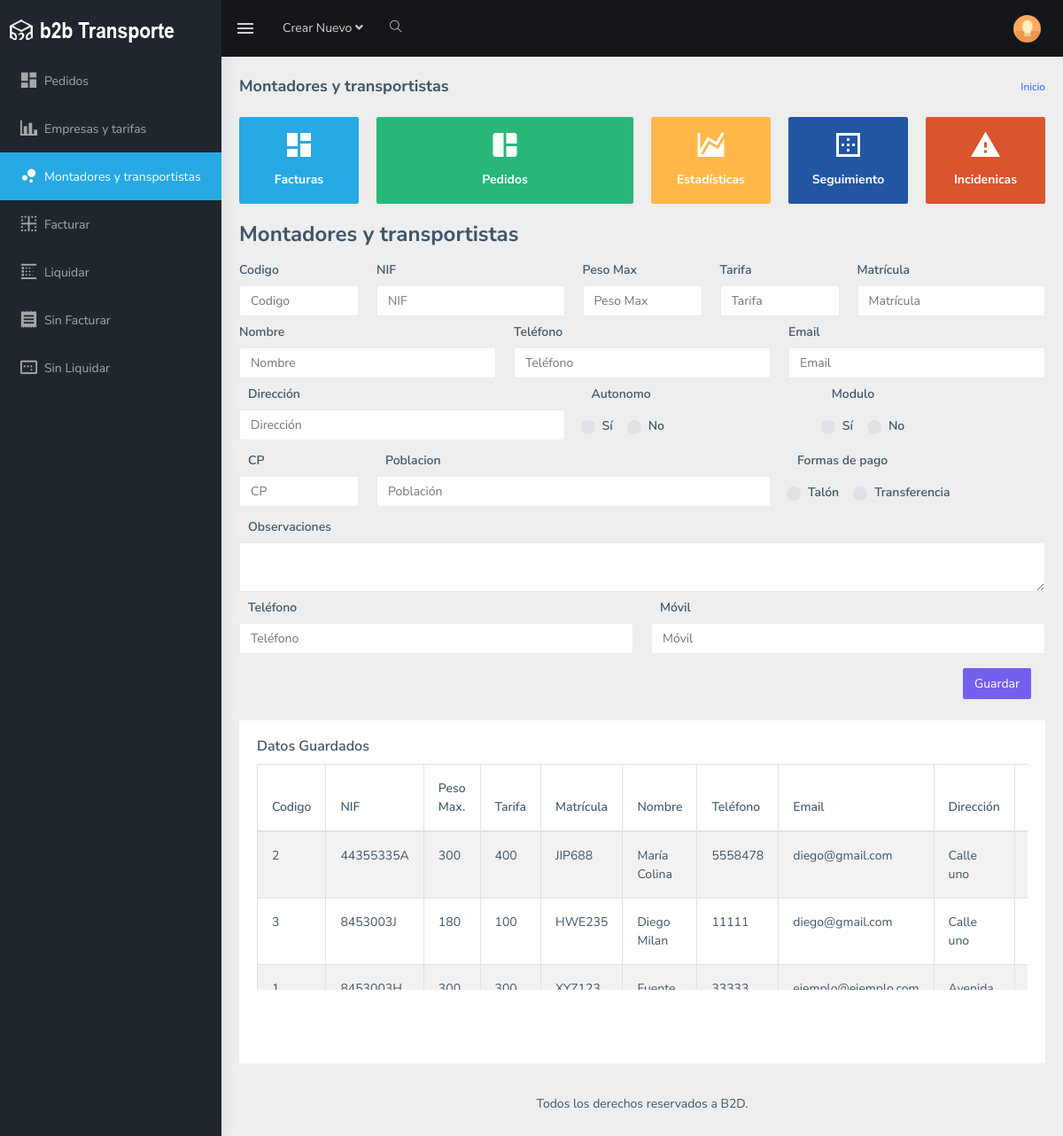
/transportistas.php, run on the app's committed database.
### tables this page shows
CREATE TABLE IF NOT EXISTS `transporte` (
  `id` int(11) NOT NULL AUTO_INCREMENT,
  `codigo` int(255) NOT NULL,
  `nif` varchar(14) NOT NULL,
  `pesomax` int(20) NOT NULL,
  `tarifa` int(20) NOT NULL,
  `matricula` varchar(10) NOT NULL,
  `nombre` varchar(40) NOT NULL,
  `telefono1` int(255) NOT NULL,
  `email` varchar(70) NOT NULL,
  `direccion` varchar(100) NOT NULL,
  `autonomo` char(2) NOT NULL,
  `modulo` char(2) NOT NULL,
  `cp` int(255) NOT NULL,
  `poblacion` varchar(255) NOT NULL,
  `formapago` varchar(14) NOT NULL,
  `observaciones` varchar(255) NOT NULL,
  `telefono2` int(255) NOT NULL,
  `movil` int(255) NOT NULL,
  PRIMARY KEY (`id`)
);

### transportistas.php (the view, shortened to what the rows shown need)
<?php
include_once 'conexion.php';
$sql_leer = 'SELECT * FROM transporte';
$gsent= $pdo->prepare($sql_leer);
$gsent->execute();
$resultado = $gsent ->fetchAll();
?>
<!DOCTYPE html>
<html  lang="en">
<head>
    <link href="assets/libs/flot/css/float-chart.css" rel="stylesheet">
    <link href="dist/css/style.min.css" rel="stylesheet">
</head>
<body>
    <div id="main-wrapper">
        <div class="page-wrapper">
            <div class="container-fluid">
                <div class="row">
                    <div class="col-md-6 col-lg-2 col-xlg-3">
                        <div class="card card-hover">
                            <div class="box bg-cyan text-center">
                                <h1 class="font-light text-white"><i class="mdi mdi-view-dashboard"></i></h1>
                            </div>
                        </div>
                    </div>
                    <div class="col-md-6 col-lg-4 col-xlg-3">
                        <div class="card card-hover">
                            <div class="box bg-success text-center">
                                <h1 class="font-light text-white"><i class="mdi mdi-collage "></i></h1>
                            </div>
                        </div>
                    </div>
                    <div class="col-md-6 col-lg-2 col-xlg-3">
                        <div class="card card-hover">
                            <div class="box bg-warning text-center">
                                <h1 class="font-light text-white"><i class="mdi mdi-chart-areaspline "></i></h1>
                            </div>
                        </div>
                    </div>
                    <div class="col-md-6 col-lg-2 col-xlg-3">
                        <div class="card card-hover">
                            <div class="box bg-info text-center">
                                <h1 class="font-light text-white"><i class="mdi mdi-border-outside"></i></h1>
                            </div>
                        </div>
                    </div>
                    <div class="col-md-6 col-lg-2 col-xlg-3">
                        <div class="card card-hover">
                             <div class="box bg-danger text-center">
                                <h1 class="font-light text-white"><i class="mdi mdi-alert"></i></h1>
                            </div>
                        </div>
                    </div>
                </div>
               <form method="POST">
               <div class="card mt-4">
                    <div class="card-body">
                        <div class="table-responsive">
                            <table id="zero_config" class="table table-striped table-bordered">
                                <thead>
                                    <tr>
                                        <th>Codigo</th>
                                        <th>NIF</th>
                                        <th>Peso Max.</th>
                                        <th>Tarifa</th>
                                        <th>Matrícula</th>
                                        <th>Nombre</th>
                                        <th>Teléfono</th>
                                        <th>Email</th>
                                        <th>Dirección</th>
                                        <th>Autonomo</th>
                                    </tr>
                                </thead>
                                <tbody>
                                <?php foreach($resultado as $dato):  ?>
                                    <tr>
                                        <td> <?php echo $dato['codigo']  ?></td>
                                        <td><?php echo $dato['nif']  ?></td>
                                        <td><?php echo $dato['pesomax']  ?></td>
                                        <td><?php echo $dato['tarifa']  ?></td>
                                        <td><?php echo utf8_encode($dato['matricula'])  ?></td>
                                        <td><?php echo utf8_encode($dato['nombre'])  ?></td>
                                        <td><?php echo $dato['telefono1']  ?></td>
                                        <td><?php echo $dato['email']  ?></td>
                                        <td><?php echo utf8_encode($dato['direccion'])  ?></td>
                                        <td><?php echo utf8_encode($dato['autonomo'])  ?></td>
                                    </tr>
                                 <?php endforeach?>
                                </tbody>
                            </table>
                        </div>
                    </div>
                </div>
                </form>
        </div>
    </div>
</body>
</html>

### data on the page
transporte: codigo "2", nif "44355335A", pesomax "300", tarifa "400", matricula "JIP688", nombre "María Colina", telefono1 "5558478", email "diego@gmail.com", direccion "Calle uno"
transporte: codigo "3", nif "8453003J", pesomax "180", tarifa "100", matricula "HWE235", nombre "Diego Milan", telefono1 "11111", email "diego@gmail.com", direccion "Calle uno"
transporte: codigo "1", nif "8453003H", pesomax "300", tarifa "300", matricula "XYZ123", nombre "Fuente", telefono1 "33333", email "ejemplo@ejemplo.com", direccion "Avenida tres"
